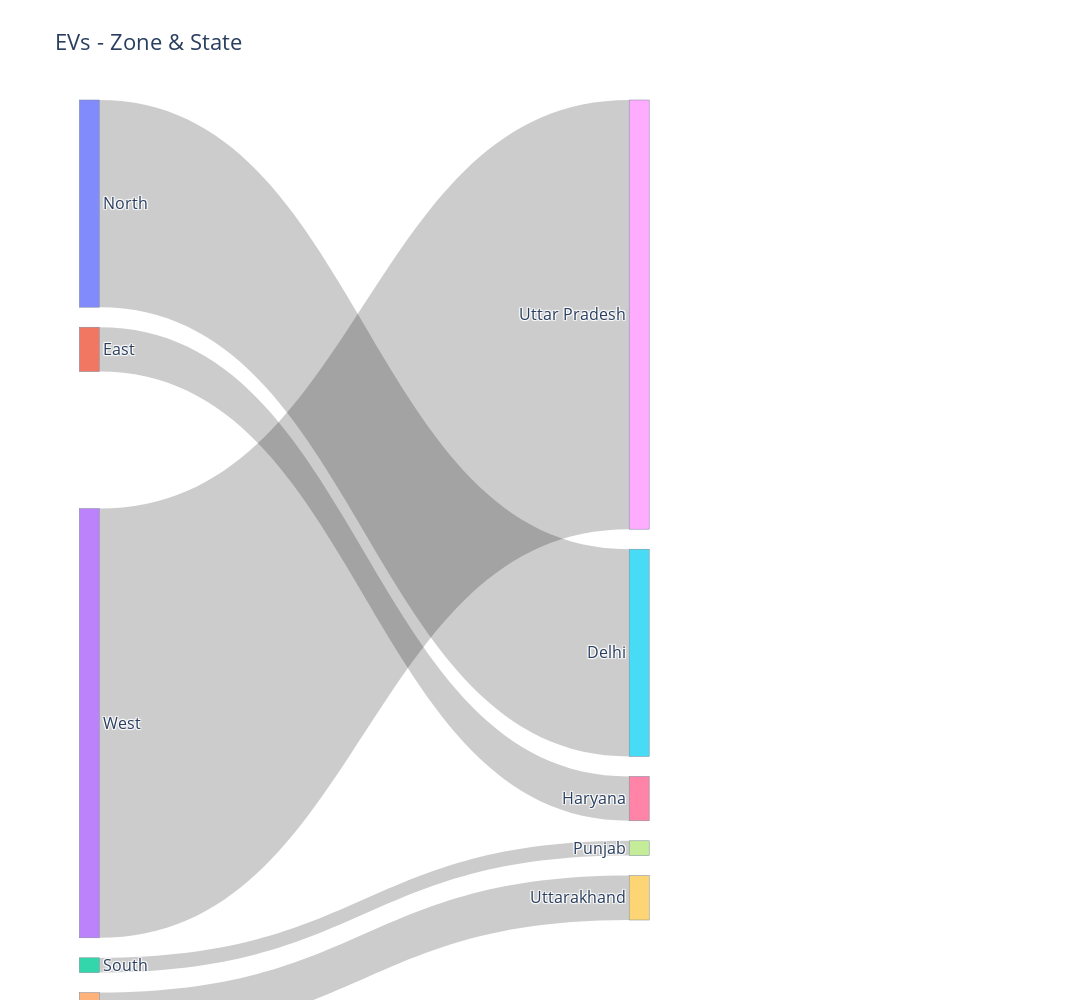

This figure's notebook cell:
### Code cell
# Display the figure
NODES = dict(pad  = 20, thickness = 20, line  = dict(color = "lightslategrey", width = 0.5),hovertemplate=" ",
            label = node_labels, x = node_x_pos, y = node_y_pos,)# color = node_colors)

LINKS = dict(source = source, target = target, value = link_values, 
            label = link_labels,#color = link_colors,
            hovertemplate="%{label}",)

data = go.Sankey( arrangement='snap', node = NODES, link = LINKS)
fig = go.Figure(data)
fig.update_traces( valueformat='3d', valuesuffix=' %', selector=dict(type='sankey'))
fig.update_layout(title="EVs - Zone & State",  font_size=16,  width=1200,height=1000,)
fig.update_layout(hoverlabel=dict( bgcolor="grey", font_size=14, font_family="Rockwell"))
fig.show()

### Figure 1 — Plotly figure (JSON) as saved in the notebook; plotly's stock layout.template omitted (floating-point values rounded to 4 significant figures)
{"data": [{"arrangement": "snap", "link": {"hovertemplate": "%{label}", "label": ["North-Delhi", "North-Haryana", "North-Punjab", "North-Uttar Pradesh", "North-Uttarakhand", "East-Assam", "East-Bihar", "East-Odisha", "East-Tripura", "East-West Bengal", "South-Karnataka", "South-Kerala", "South-Tamil Nadu", "West-Gujarat", "West-Maharashtra", "West-Rajasthan", "Central-Chhattisgarh", "Central-Jharkhand"], "source": [0, 1, 2, 3, 4], "target": [5, 6, 7, 8, 9, 5, 6, 7, 8, 9, 5, 6, 7, 5, 6, 7, 5, 6], "value": [14, 3, 1, 29, 3, 5, 7, 1, 1, 5, 8, 1, 5, 2, 6, 5, 1, 1]}, "node": {"hovertemplate": " ", "label": ["North", "East", "South", "West", "Central", "Delhi", "Haryana", "Punjab", "Uttar Pradesh", "Uttarakhand", "Assam", "Bihar", "Odisha", "Tripura", "West Bengal", "Karnataka", "Kerala", "Tamil Nadu", "Gujarat", "Maharashtra", "Rajasthan", "Chhattisgarh", "Jharkhand"], "line": {"color": "lightslategrey", "width": 0.5}, "pad": 20, "thickness": 20, "x": [0.01, 0.01, 0.01, 0.01, 0.01, 0.6, 0.6, 0.6, 0.6, 0.6, 0.6, 0.6, 0.6, 0.6, 0.6, 0.6, 0.6, 0.6, 0.6, 0.6, 0.6, 0.6, 0.6], "y": [0.01, 0.26, 0.51, 0.76, 1.01, 0.05, 0.07, 0.09, 0.11, 0.13, 0.15, 0.17, 0.19, 0.21, 0.23, 0.25, 0.27, 0.29, 0.31, 0.33, 0.35, 0.37, 0.39]}, "type": "sankey", "valueformat": "3d", "valuesuffix": " %"}], "layout": {"font": {"size": 16}, "height": 1000, "hoverlabel": {"bgcolor": "grey", "font": {"family": "Rockwell", "size": 14}}, "title": {"text": "EVs - Zone & State"}, "width": 1200}}
